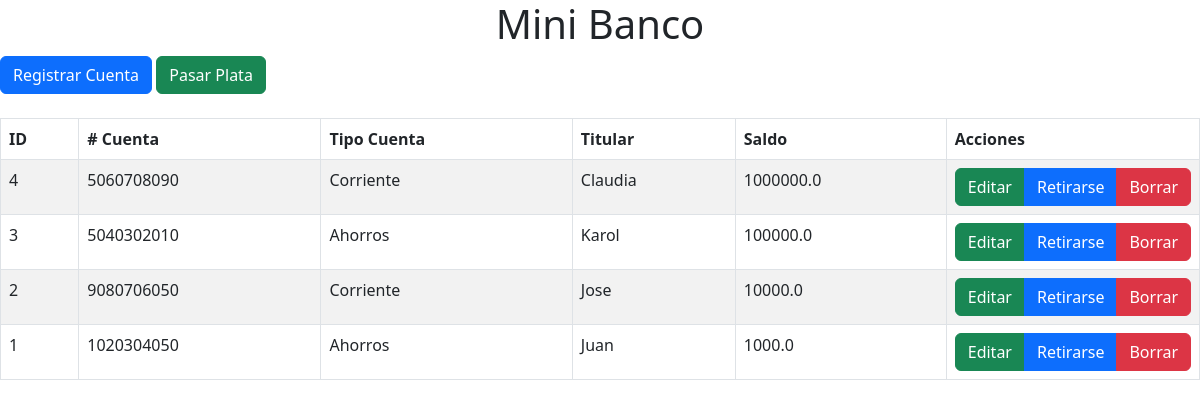
The page / on the database its author committed.
### models.py (models this page shows, shortened)
class Cuenta(Base):
    __tablename__ = 'cuentas'
    id = Column(Integer, primary_key=True)
    numero_cuenta = Column(Integer)
    tipo_cuenta = Column(String(50))
    nombre = Column(String(50))
    saldo = Column(Float(50))
    movimientos = relationship("Movimientos", back_populates="cuenta")

### main.py (the view)
@app.get("/")
async def raiz(request: Request, db: Session = Depends(get_db)):
    cuentas = db.query(models.Cuenta).order_by(models.Cuenta.id.desc())
    return templates.TemplateResponse('index.html', {'request': request, 'cuentas': cuentas})

### templates/index.html
{% extends 'base.html' %}
{% block content %}
<div class="row">
    <div class="col-12">
            <a href="registrar/" class="btn btn-primary">Registrar Cuenta</a>
            <a href="transacciones/" class="btn btn-success ">Pasar Plata</a>
        <br><br>
        <table class="table table-bordered table-striped">
            <thead>
                <tr>
                    <th>ID</th>
                    <th># Cuenta</th>
                    <th>Tipo Cuenta</th>
                    <th>Titular</th>
                    <th>Saldo</th>
                    <th width="200">Acciones</th>
                </tr>
            </thead>
                {% for rs in cuentas %}
                    <tr>
                        <td>{{ rs.id }}</td>
                        <td>{{ rs.numero_cuenta }}</td>
                        <td>{{ rs.tipo_cuenta }}</td>
                        <td>{{ rs.nombre }}</td>
                        <td>{{ rs.saldo }}</td>
                        <td class="text-center">
                            <div class="btn-group">
                              <a href="editar/{{ rs.id }}" class="btn btn-success btn-block">Editar</a>
                              <a href="retirarse/{{ rs.id }}" class="btn btn-primary btn-block">Retirarse</a>
                              <a href="borrar/{{ rs.id }}" class="btn btn-danger btn-block">Borrar</a>
                            </div>
                          </td>
                    </tr>
                {% endfor %}
        </table>
    </div>
</div>
{% endblock content %}

### templates/base.html (shortened to what this page needs)
<!DOCTYPE html>
<html lang="en">
<head>
    <link href="https://cdn.jsdelivr.net/npm/bootstrap@5.3.0-alpha3/dist/css/bootstrap.min.css" rel="stylesheet">
</head>
<body>
    <div class="container">
        <h1 class="page-header text-center">Mini Banco</h1>
    </div>
    {% block content %}
    {% endblock content %}
</body>
</html>

### rows shown on the page
Cuenta: id "4", numero_cuenta "5060708090", tipo_cuenta "Corriente", nombre "Claudia", saldo "1000000.0"
Cuenta: id "3", numero_cuenta "5040302010", tipo_cuenta "Ahorros", nombre "Karol", saldo "100000.0"
Cuenta: id "2", numero_cuenta "9080706050", tipo_cuenta "Corriente", nombre "Jose", saldo "10000.0"
Cuenta: id "1", numero_cuenta "1020304050", tipo_cuenta "Ahorros", nombre "Juan", saldo "1000.0"
